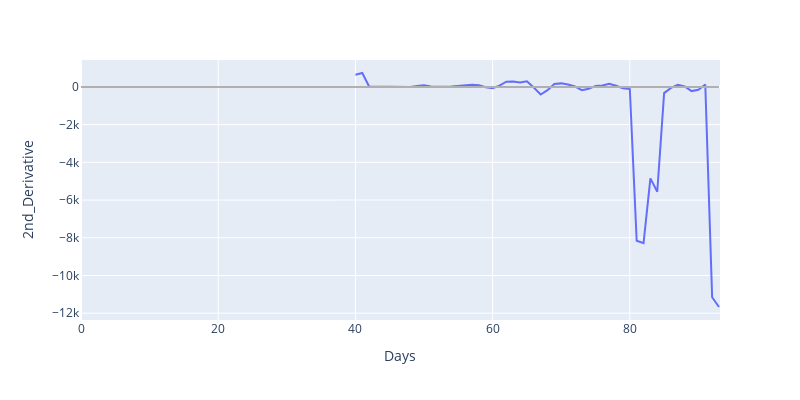

The cell this chart's notebook holds for it:
### Markdown cell above
#### Second Derivative

### Code cell
# Second Derivative
table['2nd_Derivative'] = np.gradient(np.gradient(table['Confirmed']))

# Plot results
df_country = table[table['Country']=='Belgium']

fig = px.line(df_country, x='Days', y='2nd_Derivative', width=800, height=400)
fig.add_shape(type= 'line', yref= 'y', y0= 0, y1= 0, xref= 'x', x0= 93, x1= 0,
              line=dict(color=lightGrey, width=2))
fig.show()

### Figure 1 — Plotly figure (JSON) as saved in the notebook; plotly's stock layout.template omitted (floating-point values rounded to 4 significant figures)
{"data": [{"hovertemplate": "Days=%{x}<br>2nd_Derivative=%{y}<extra></extra>", "legendgroup": "", "line": {"color": "#636efa", "dash": "solid"}, "mode": "lines", "name": "", "showlegend": false, "type": "scatter", "x": [40, 41, 42, 43, 44, 45, 46, 47, 48, 49, 50, 51, 52, 53, 54, 55, 56, 57, 58, 59, 60, 61, 62, 63, 64, 65, 66, 67, 68, 69, 70, 71, 72, 73, 74, 75, 76, 77, 78, 79, 80, 81, 82, 83, 84, 85, 86, 87, 88, 89, 90, 91, 92, 93], "xaxis": "x", "y": [646.2, 735.8, 17.75, 20.5, 1.25, -12.25, -6, 1.25, -5, 42.5, 82, 20.5, -1.5, 7.5, 14.75, 48.75, 85.75, 117, 93.25, -23, -69, 66.5, 274.5, 288.2, 233.2, 301.2, -33.5, -403.2, -175, 158.5, 185.2, 127.5, 28.75, -175, -104.5, 51.5, 71.5, 168.8, 61.5, -71, -116, -8156, -8289.0, -4852.0, -5559.0, -329, -51.75, 106.5, 25.5, -223.5, -154.8, 124.5, -11155, -11670.0], "yaxis": "y"}], "layout": {"height": 400, "legend": {"tracegroupgap": 0}, "margin": {"t": 60}, "shapes": [{"line": {"color": "#b0b0b0", "width": 2}, "type": "line", "x0": 93, "x1": 0, "xref": "x", "y0": 0, "y1": 0, "yref": "y"}], "width": 800, "xaxis": {"anchor": "y", "domain": [0, 1], "title": {"text": "Days"}}, "yaxis": {"anchor": "x", "domain": [0, 1], "title": {"text": "2nd_Derivative"}}}}
